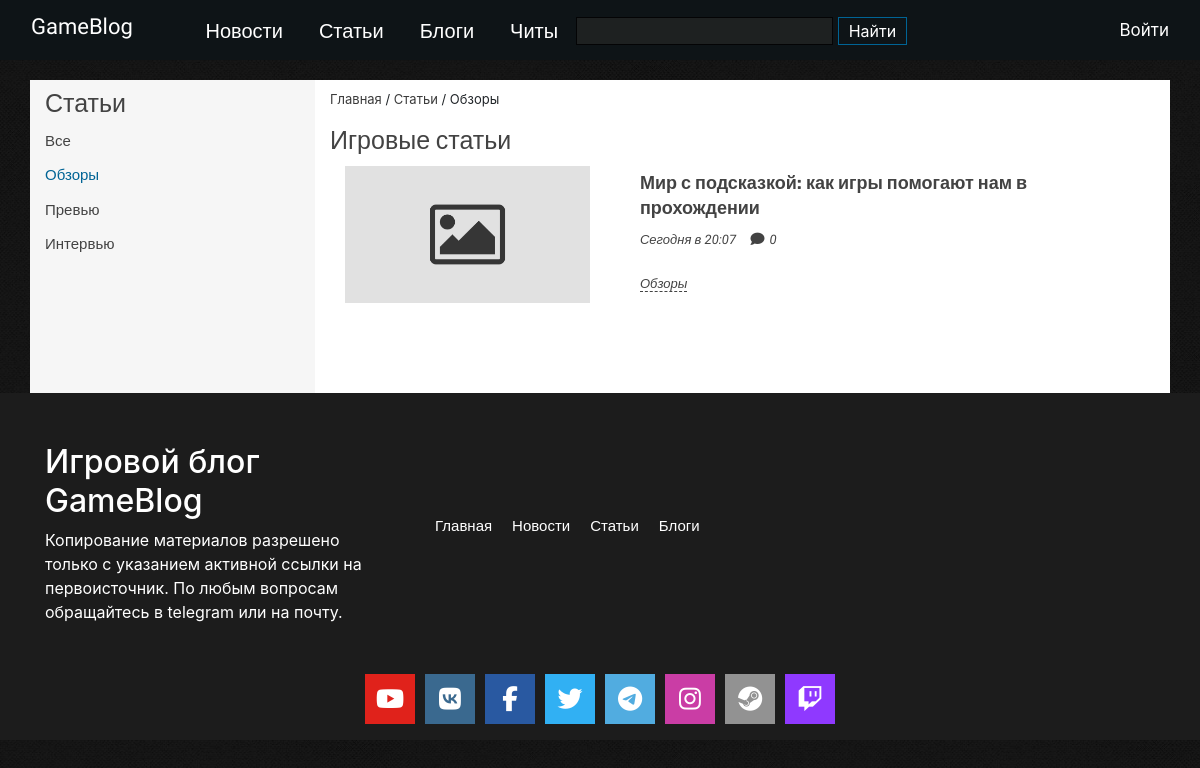
/articles/category/review, run on the app's committed database.
### tables this page shows
CREATE TABLE `category` (
  `id` int(11) NOT NULL,
  `title` varchar(255) NOT NULL,
  `code` varchar(255) NOT NULL,
  `table_name` varchar(255) NOT NULL
);

CREATE TABLE `articles` (
  `id` int(11) NOT NULL,
  `cat_id` int(11) NOT NULL,
  `title` varchar(255) NOT NULL,
  `description` text NOT NULL,
  `author` varchar(50) NOT NULL,
  `date` datetime NOT NULL,
  `image` varchar(255) NOT NULL,
  `meta_desc` text NOT NULL,
  `meta_keywords` text NOT NULL,
  `showSlider` int(11) NOT NULL DEFAULT 0
);

### public/index.php (called while the page is built, shortened)
<?php
$qStr = $_SERVER['QUERY_STRING'];
spl_autoload_register(function ($className){
    $className = ROOT .'/'. str_replace('\\', '/', $className) . '.php';
});
Router::dispatch($qStr);

### config/db.php (called while the page is built)
<?php
return [
    'dsn' => 'mysql:host=localhost;dbname=gameblog',
    'user' => 'root',
    'password' => 'root'
];

### app/controllers/ArticlesController.php (called while the page is built, shortened)
<?php
class ArticlesController extends AppController
{
    public function categoryAction()
    {
        $articles = new Article();
        if (isset($this->route['code'])) {
            $arrCategory = $articles->getCategoryByCode($this->route['code']);
            $id = $articles->getIDCategory(clearStr($this->route['code']));
            $page = isset($_GET['page']) ? (int)$_GET['page'] : 1;
            $perPage = 20;
            $total = $articles->countByCategory($id);
            if ($total >= $perPage) {
                $pagination = new Pagination($page, $perPage, $total);
                $start = $pagination->getStart();
                $arArticlesCat = $articles->getCategoryLimit($id, $start, $perPage);
            }
            else {
                $arArticlesCat = $articles->getRecordsThisCategory($id);
            }
        }
        else {
            header('Location:/articles');
            die();
        }
        $categoryArticles = $articles->getCategory('category', 'articles');
    }
}

### app/views/Articles/category.php (the view, shortened to what this page needs)
<div class="container">
    <div class="row main-content-news">
        <div class="col-xs-12 col-sm-12 col-md-3 col-lg-3 sidebar">
            <span class="sidebar-title">Статьи</span>
            <div class="category-news">
                <ul class="category-news-list">
                    <li class="category-news_item"><a href="/articles">Все</a></li>
                    <? foreach ($arrCategory as $category): ?>
                        <li class="category-news_item"><a href="/articles/category/<?=$category['code']?>" <?=($code == $category['code']) ? 'class="active"' :'';?>><?=$category['title']?></a></li>
                    <? endforeach; ?>
                </ul>
            </div>
        </div>
        <div class="col-xs-12 col-sm-12 col-md-9 col-lg-9 article-news-content">
            <div class="block-breadcrumbs">
                <p class="wrapper_p"><a href="/">Главная</a> / <a href="/articles">Статьи</a> / <?=$breadcrumb;?></p>
            </div>
            <div class="article-news-title">
                <h1>Игровые статьи</h1>
            </div>
            <div class="article-news">
                <? if (!empty($articles)): ?>
                    <? foreach ($articles as $article): ?>
                        <div class="col-12 article-new">
                            <div class="row">
                                <div class="col-4">
                                    <a href="/articles/detail/<?=$article['num_id']?>">
                                        <? if(file_exists($_SERVER['DOCUMENT_ROOT'].PATH_IMAGE.'/'.$article['image'])): ?>
                                            <img src="<?=PATH_IMAGE?>/<?=$article['image']?>" class="article-new__img" alt="<?=$article['image']?>">
                                        <? else: ?>
                                            <img src="<?=NO_IMG?>" class="article-new__img" alt="<?=$article['image']?>">
                                        <? endif; ?>
                                    </a>
                                </div>
                                <div class="col-8">
                                    <div class="article__new">
                                        <div class="article-new__name">
                                            <a href="/articles/detail/<?=$article['num_id']?>"><?=$article['title']?></a>
                                        </div>
                                        <div class="article-new__info">
                                            <span class="article-new__info--date"><?=$article['date']?></span>
                                            <span class="article-new__info--comment"><i class="fa fa-comment-o" aria-hidden="true"></i><?=$article['comments']?></span>
                                        </div>
                                        <div class="article-new__tags">
                                            <span><?=$article['cat_title']?></span>
                                        </div>
                                    </div>
                                </div>
                            </div>
                        </div>
                    <? endforeach; ?>
                <? else: ?>
                    <span class="no-records">Статей еще нет. Но скоро появятся!</span>
                <? endif; ?>
            </div>
        </div>
    </div>
</div>

### public/css/style.css (style rules this page uses)
* { box-sizing: border-box; }
.active { color: #006495 !important; }
.blog_container { background: #171717 url(../images/bg.jpg) repeat top center; }
.main-content-news { margin-top: 20px; background: #fff; }
.sidebar { background: #f6f6f6; }
.sidebar .sidebar-title { display: block; margin-top: 5px; font-family: "Rubik", sans-serif; font-size: 25px; font-weight: 400; color: #434343; }
.sidebar .category-news-list { list-style: none; padding: 0; }
.sidebar .category-news-list .category-news_item { padding-top: 5px; padding-bottom: 5px; }
.sidebar .category-news-list .category-news_item a { font-family: "Roboto", sans-serif; font-size: 15px; font-weight: 500; color: #434343; position: relative; }
.sidebar .category-news-list .category-news_item a::before { content: ""; position: absolute; height: 2px; width: 100%; background: #006495; bottom: 0; margin-bottom: -2px; background: #006495; opacity: 0; transition: 0.5s ease; }
.article-news-content { background: #fff; }
.article-news-content .block-breadcrumbs { margin-top: 10px; margin-bottom: 10px; }
.article-news-content .block-breadcrumbs .wrapper_p { font-size: 13px; }
.article-news-content .block-breadcrumbs .wrapper_p a { color: #3b3b3b; }
.article-news-content .article-news-title h1 { font-size: 25px; font-family: "Rubik", sans-serif; color: #434343; }
.article-news-content .article-news { padding-bottom: 30px; }
.article-news-content .article-news .article-new { padding-bottom: 10px; margin-top: 10px; }
.article-news-content .article-news .article-new__img { width: 100%; }
.article-news-content .article-news .article-new__name { margin-top: 5px; margin-bottom: 5px; padding-left: 20px; }
.article-news-content .article-news .article-new__name a { color: #434343; font-family: "Rubik", sans-serif; font-size: 18px; line-height: 1.4; font-weight: 600; }
.article-news-content .article-news .article-new__info { padding-left: 20px; }
.article-news-content .article-news .article-new__info--date { color: #434343; font-size: 13px; font-family: "Roboto", sans-serif; font-weight: 400; font-style: italic; }
.article-news-content .article-news .article-new__info--comment { margin-left: 10px; color: #434343; font-size: 13px; font-family: "Roboto", sans-serif; font-weight: 400; font-style: italic; }
.article-news-content .article-news .article-new__info--comment .fa-comment-o { font-size: 14px; margin-right: 5px; font-weight: bold; }
.article-news-content .article-news .article-new__tags { padding-left: 20px; margin-top: 20px; }
.article-news-content .article-news .article-new__tags span { font-size: 13px; font-family: "Roboto", sans-serif; font-weight: 400; font-style: italic; color: #434343; border-bottom: 1px dashed; }

### data on the page
category: title "Обзоры"
category: title "Превью"
category: title "Интервью"
articles: title "Мир с подсказкой: как игры помогают нам в прохождении", date "Сегодня в 20:07", comments "0", category.title "Обзоры"
